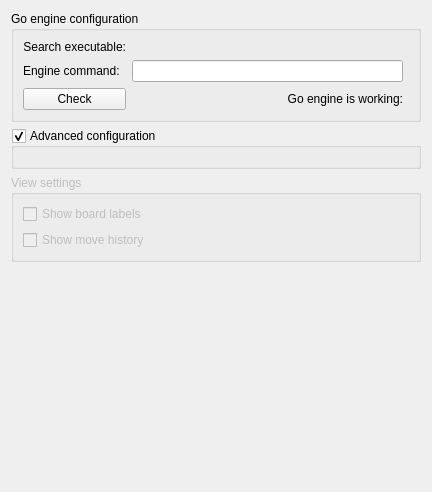
<ui version="4.0" >
 <class>GeneralConfig</class>
 <widget class="QWidget" name="GeneralConfig" >
  <property name="geometry" >
   <rect>
    <x>0</x>
    <y>0</y>
    <width>432</width>
    <height>492</height>
   </rect>
  </property>
  <property name="windowTitle" >
   <string>Form</string>
  </property>
  <layout class="QVBoxLayout" name="verticalLayout_3" >
   <item>
    <widget class="QGroupBox" name="groupBox_2" >
     <property name="sizePolicy" >
      <sizepolicy vsizetype="Fixed" hsizetype="Preferred" >
       <horstretch>0</horstretch>
       <verstretch>0</verstretch>
      </sizepolicy>
     </property>
     <property name="title" >
      <string>Go engine configuration</string>
     </property>
     <layout class="QGridLayout" name="gridLayout" >
      <item row="2" column="0" >
       <widget class="QLabel" name="label" >
        <property name="text" >
         <string>Engine command:</string>
        </property>
        <property name="alignment" >
         <set>Qt::AlignLeading|Qt::AlignLeft|Qt::AlignVCenter</set>
        </property>
        <property name="buddy" >
         <cstring>kcfg_EngineCommand</cstring>
        </property>
       </widget>
      </item>
      <item row="2" column="1" >
       <widget class="KLineEdit" name="kcfg_EngineCommand" />
      </item>
      <item row="0" column="1" colspan="2" >
       <widget class="KUrlRequester" name="kcfg_EngineExecutable" />
      </item>
      <item row="0" column="0" >
       <widget class="QLabel" name="label_3" >
        <property name="text" >
         <string>Search executable:</string>
        </property>
        <property name="alignment" >
         <set>Qt::AlignRight|Qt::AlignTrailing|Qt::AlignVCenter</set>
        </property>
        <property name="buddy" >
         <cstring>kcfg_EngineExecutable</cstring>
        </property>
       </widget>
      </item>
      <item row="4" column="0" >
       <widget class="KPushButton" name="kpushbutton_2" >
        <property name="text" >
         <string>Check</string>
        </property>
       </widget>
      </item>
      <item row="4" column="1" >
       <widget class="QLabel" name="label_2" >
        <property name="text" >
         <string>Go engine is working:</string>
        </property>
        <property name="alignment" >
         <set>Qt::AlignRight|Qt::AlignTrailing|Qt::AlignVCenter</set>
        </property>
       </widget>
      </item>
     </layout>
    </widget>
   </item>
   <item>
    <widget class="QGroupBox" name="kcfg_AdvancedConfiguration" >
     <property name="title" >
      <string>Advanced configuration</string>
     </property>
     <property name="checkable" >
      <bool>true</bool>
     </property>
     <layout class="QVBoxLayout" name="verticalLayout_2" />
    </widget>
   </item>
   <item>
    <widget class="QGroupBox" name="groupBox" >
     <property name="enabled" >
      <bool>false</bool>
     </property>
     <property name="title" >
      <string>View settings</string>
     </property>
     <layout class="QVBoxLayout" name="verticalLayout" >
      <item>
       <widget class="QCheckBox" name="kcfg_ShowBoardLabels" >
        <property name="text" >
         <string>Show board labels</string>
        </property>
        <property name="checked" >
         <bool>false</bool>
        </property>
       </widget>
      </item>
      <item>
       <widget class="QCheckBox" name="kcfg_ShowMoveHistory" >
        <property name="text" >
         <string>Show move history</string>
        </property>
       </widget>
      </item>
     </layout>
    </widget>
   </item>
   <item>
    <spacer name="verticalSpacer" >
     <property name="orientation" >
      <enum>Qt::Vertical</enum>
     </property>
     <property name="sizeHint" stdset="0" >
      <size>
       <width>20</width>
       <height>256</height>
      </size>
     </property>
    </spacer>
   </item>
  </layout>
 </widget>
 <customwidgets>
  <customwidget>
   <class>KLineEdit</class>
   <extends>QLineEdit</extends>
   <header>klineedit.h</header>
  </customwidget>
  <customwidget>
   <class>KPushButton</class>
   <extends>QPushButton</extends>
   <header>kpushbutton.h</header>
  </customwidget>
  <customwidget>
   <class>KUrlRequester</class>
   <extends>QFrame</extends>
   <header>kurlrequester.h</header>
  </customwidget>
 </customwidgets>
 <tabstops>
  <tabstop>kcfg_EngineExecutable</tabstop>
  <tabstop>kcfg_EngineCommand</tabstop>
  <tabstop>kpushbutton_2</tabstop>
  <tabstop>kcfg_ShowBoardLabels</tabstop>
 </tabstops>
 <resources/>
 <connections/>
</ui>
